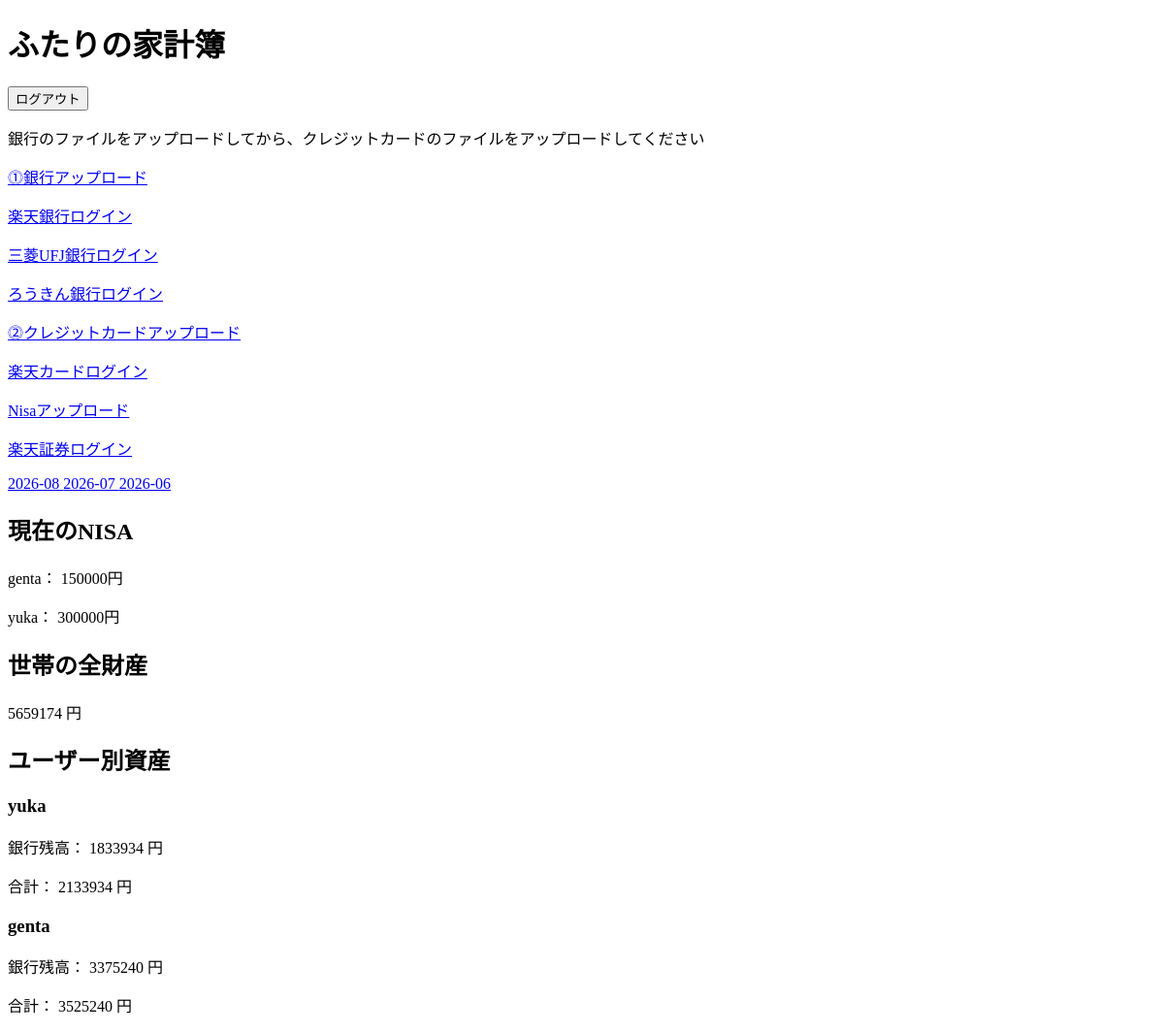
Page /expense/ (signed in) on the committed database.
### expense/models.py (models this page shows)
class Nisa(models.Model):
    household = models.ForeignKey(
            Household,
            on_delete=models.CASCADE,
            null=True,
            blank=True,
            related_name="nisa",
    )
    owner = models.ForeignKey(
            settings.AUTH_USER_MODEL,
            on_delete=models.CASCADE,
            related_name="nisa",
            null=True,
            blank=True,
    )
    value = models.IntegerField("NISA残高")
    recorded_date = models.DateField("更新日時",auto_now=True)#←このデータが初めて作成されたその時の日時を保存

### expense/views.py (the view)
# urls.py: path("", views.expense_index, name="expense_index"),#ログインした後の遷移先用
@login_required
def expense_index(request):
    household = request.user.households.first() #でログイン中のユーザーが所属しているHouseholdを取得するfirstはログイン中ユーザーが所属している家計を1個取るいう意味
    month_list = (
    Expense.objects.filter(household=household).
    values_list("billing_month", flat=True)#はExpenseの全項目じゃなくて、billing_monthだけ取り出す。flat=Trueがないと、
    .distinct()#重複を消す。
    .order_by("-billing_month")
    )
    new_month = request.GET.get("new_month")
    latest_nisa = Nisa.objects.filter(household=household,owner=OuterRef("owner")).order_by("-recorded_date","-pk",)
    nisa_list = (Nisa.objects.filter(household=household,pk=Subquery(latest_nisa.values("pk")[:1])).select_related("owner"))
    latest_bank = Bank.objects.filter(household=household,owner=OuterRef("owner"),bank=OuterRef("bank"),).order_by("-used_date","-pk",)
    bank_balances = (Bank.objects.filter(household=household,pk=Subquery(latest_bank.values("pk")[:1])).select_related("owner"))
    asset_by_user = {}
    for bank in bank_balances:
        username = bank.owner.username
        if username not in asset_by_user:
            asset_by_user[username] = {
                "bank": 0,
                "nisa": 0,
                "total": 0,
            }
        asset_by_user[username]["bank"] += bank.zankin
    for nisa in nisa_list:
        username = nisa.owner.username
        if username not in asset_by_user:
            asset_by_user[username] = {
                "bank": 0,
                "nisa": 0,
                "total": 0,
            }
        asset_by_user[username]["nisa"] += nisa.value
    for data in asset_by_user.values():
        data["total"] = (
            data["bank"]
            + data["nisa"]
        )
    household_total_assets = sum(
        data["total"]
        for data in asset_by_user.values()
    )
    return render(
            request,"expense/index.html",
            {
             "month_list": month_list,
             "new_month": new_month,
             "nisa_list": nisa_list,
             "bank_balances": bank_balances,
             "asset_by_user": asset_by_user,
             "household_total_assets": household_total_assets,
            }
        )

### templates/expense/index.html (shortened to what this page needs)
<!DOCTYPE html>
<html lang="ja">
<head>
    {% load static %}
    <link rel="stylesheet" href="{% static 'expense/css/base.css' %}">
</head>
<body>
<h1>ふたりの家計簿</h1>
<form method="post" action="{% url 'accounts:logout' %}">
    <button type="submit">ログアウト</button>
</form>
<p>銀行のファイルをアップロードしてから、クレジットカードのファイルをアップロードしてください</p>
<p><a href="{% url 'expense:ginkou_upload' %}">⓵銀行アップロード</a></p>
<p><a href="https://sfes.rakuten-bank.co.jp/MS/main/RbS?CID=M_START&CMD=LOGIN&l-id=smp_top_1214_45_CO800">楽天銀行ログイン</a></p>
<p><a href="https://directg.s.bk.mufg.jp/APL/LGP_P_01/PU/LG_0001/LG_0001_PC01?link_id=r_header_login_SP&source_caller=ui&c=r_header_login_SP&af_dp=jp.mufg.bk.applisp.app.af%253A%252F%252F&pid=hp&af_xp=custom&shortlink=SPheader">三菱UFJ銀行ログイン</a></p>
<p><a href="https://www.parasol.anser.ne.jp/ib/index.do?PT=BS&CCT0080=2963">ろうきん銀行ログイン</a></p>
<p><a href="{% url 'expense:csv_upload' %}">⓶クレジットカードアップロード</a></p>
<p><a href="https://login.account.rakuten.com/sso/authorize?client_id=rakuten_card_enavi_web&redirect_uri=https://www.rakuten-card.co.jp/e-navi/auth/login.xhtml&scope=openid%20profile&response_type=code&prompt=login#/sign_in">楽天カードログイン</a></p>
<p><a href="{% url 'expense:nisa_upload' %}">Nisaアップロード</a></p>
<p><a href="https://www.rakuten-sec.co.jp/ITS/V_ACT_Login.html">楽天証券ログイン</a></p>
{% for month in month_list %}
    <a href="{% url 'expense:expense_month' month %}">
        {{ month }}
    </a>
{% endfor %}
<h2>現在のNISA</h2>
{% for nisa in nisa_list %}
    <p>
        {{ nisa.owner }}：
        {{ nisa.value }}円
    </p>
{% endfor %}
<h2>世帯の全財産</h2>
<p>
    {{ household_total_assets }} 円
</p>
<h2>ユーザー別資産</h2>
{% for username, data in asset_by_user.items %}
    <h3>{{ username }}</h3>
    <p>
        銀行残高：
        {{ data.bank }} 円
    </p>
    <p>
        合計：
        {{ data.total }} 円
    </p>
{% endfor %}
</body>
</html>

### rows in the picture
Nisa: owner "genta", value "150000"
Nisa: owner "yuka", value "300000"

### other values in the picture
{{ month }} "2026-08" "2026-07" "2026-06"
{{ household_total_assets }} "5659174"
{{ username }} "yuka" "genta"
{{ data.bank }} "1833934" "3375240"
{{ data.total }} "2133934" "3525240"
